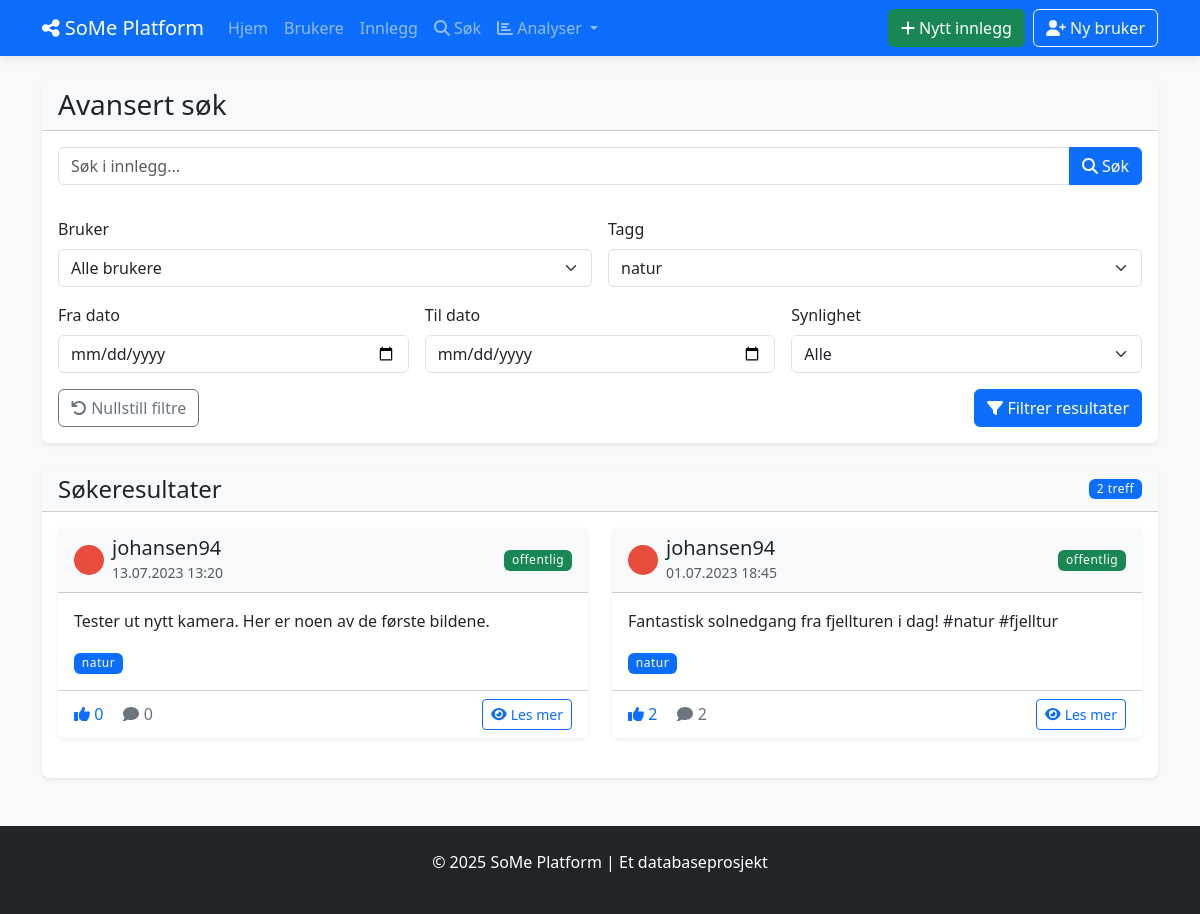
Screenshot of /search?tag_id=19 with the database file from the repository.
### tables this page shows
CREATE TABLE INNLEGG (
            innlegg_id INTEGER PRIMARY KEY AUTOINCREMENT,
            innhold TEXT NOT NULL,
            opprettet_dato DATETIME NOT NULL DEFAULT CURRENT_TIMESTAMP,
            oppdatert_dato DATETIME DEFAULT CURRENT_TIMESTAMP,
            synlighet TEXT NOT NULL DEFAULT 'offentlig',
            bruker_id INTEGER NOT NULL,
            FOREIGN KEY (bruker_id) REFERENCES BRUKERE(bruker_id) ON DELETE CASCADE
        );

### social_media_app/app.py (the view)
@app.route('/search', methods=['GET'])
def search():
    start_date = request.args.get('start_date', '')
    end_date = request.args.get('end_date', '')
    user_id = request.args.get('user_id', '')
    tag_id = request.args.get('tag_id', '')
    visibility = request.args.get('visibility', '')
    search_term = request.args.get('search_term', '')
    base_query = """
        SELECT i.*, b.brukernavn, b.profilbilde,
               (SELECT COUNT(*) FROM KOMMENTARER k WHERE k.innlegg_id = i.innlegg_id) AS comment_count,
               (SELECT COUNT(*) FROM REAKSJONER r WHERE r.innlegg_id = i.innlegg_id) AS reaction_count,
               GROUP_CONCAT(t.navn, ', ') as tags
        FROM INNLEGG i
        JOIN BRUKERE b ON i.bruker_id = b.bruker_id
        LEFT JOIN INNLEGG_TAGGER it ON i.innlegg_id = it.innlegg_id
        LEFT JOIN TAGGER t ON it.tag_id = t.tag_id
    """
    where_clauses = []
    query_params = []
    if start_date:
        where_clauses.append("i.opprettet_dato >= ?")
        query_params.append(start_date)
    if end_date:
        where_clauses.append("i.opprettet_dato <= ?")
        query_params.append(end_date + " 23:59:59")  # Include the whole day
    if user_id:
        where_clauses.append("i.bruker_id = ?")
        query_params.append(user_id)
    if tag_id:
        where_clauses.append("it.tag_id = ?")
        query_params.append(tag_id)
    if visibility:
        where_clauses.append("i.synlighet = ?")
        query_params.append(visibility)
    if search_term:
        where_clauses.append("i.innhold LIKE ?")
        query_params.append(f"%{search_term}%")
    if where_clauses:
        base_query += " WHERE " + " AND ".join(where_clauses)
    base_query += " GROUP BY i.innlegg_id ORDER BY i.opprettet_dato DESC"
    with Database() as db:
        results = []
        if any([start_date, end_date, user_id, tag_id, visibility, search_term]):
            results = db.fetchall(base_query, query_params)
            results = [format_date_fields(result, ['opprettet_dato', 'oppdatert_dato']) for result in results]
        users = db.fetchall("SELECT bruker_id, brukernavn FROM BRUKERE ORDER BY brukernavn")
        tags = db.fetchall("SELECT tag_id, navn FROM TAGGER ORDER BY navn")
    return render_template('search/results.html',
                          results=results,
                          users=users,
                          tags=tags,
                          filters={
                              'start_date': start_date,
                              'end_date': end_date,
                              'user_id': user_id,
                              'tag_id': tag_id,
                              'visibility': visibility,
                              'search_term': search_term
                          })

### social_media_app/app.py (called while the page is built)
def format_date_fields(item, date_fields=None):
    if not item:
        return None
    if not isinstance(item, dict):
        item = dict(item)
    if date_fields:
        for field in date_fields:
            if field in item and item[field]:
                try:
                    if 'T' in item[field]:  # ISO format
                        item[field] = datetime.fromisoformat(item[field].replace('Z', '+00:00'))
                    else:  # SQLite default format
                        item[field] = datetime.strptime(item[field], '%Y-%m-%d %H:%M:%S')
                except (ValueError, TypeError):
                    try:
                        item[field] = datetime.strptime(item[field], '%Y-%m-%d')
                    except (ValueError, TypeError):
                        pass  # Keep original if parsing fails
    return item

### social_media_app/db_config.py (called while the page is built)
    def __enter__(self):
        return self

    def __exit__(self, exc_type, exc_val, exc_tb):
        self.cursor.close()
        if self.conn:
            self.conn.close()

    def fetchall(self, sql, params=None):
        self.cursor.execute(sql, params or ())
        return self.cursor.fetchall()

### social_media_app/templates/search/results.html (shortened to what this page needs)
{% extends "base.html" %}
{% block content %}
<div class="card shadow-sm mb-4">
    <div class="card-header bg-light">
        <h1 class="h3 mb-0">Avansert søk</h1>
    </div>
    <div class="card-body">
        <form method="get" action="{{ url_for('search') }}" class="row g-3">
            <div class="col-md-12">
                <div class="input-group mb-3">
                    <input type="text" class="form-control" placeholder="Søk i innlegg..."
                           name="search_term" value="{{ filters.search_term }}">
                    <button class="btn btn-primary" type="submit">
                        <i class="fas fa-search"></i> Søk
                    </button>
                </div>
            </div>
            <div class="col-md-6">
                <label for="user_id" class="form-label">Bruker</label>
                <select class="form-select" id="user_id" name="user_id">
                    <option value="">Alle brukere</option>
                </select>
            </div>
            <div class="col-md-6">
                <label for="tag_id" class="form-label">Tagg</label>
                <select class="form-select" id="tag_id" name="tag_id">
                    {% for tag in tags %}
                        <option value="{{ tag.tag_id }}" {% if filters.tag_id|string == tag.tag_id|string %}selected{% endif %}>
                            {{ tag.navn }}
                        </option>
                    {% endfor %}
                </select>
            </div>
            <div class="col-md-4">
                <label for="start_date" class="form-label">Fra dato</label>
                <input type="date" class="form-control" id="start_date" name="start_date" value="{{ filters.start_date }}">
            </div>
            <div class="col-md-4">
                <label for="end_date" class="form-label">Til dato</label>
                <input type="date" class="form-control" id="end_date" name="end_date" value="{{ filters.end_date }}">
            </div>
            <div class="col-md-4">
                <label for="visibility" class="form-label">Synlighet</label>
                <select class="form-select" id="visibility" name="visibility">
                    <option value="">Alle</option>
                </select>
            </div>
            <div class="col-12 d-flex justify-content-between">
                <a href="{{ url_for('search') }}" class="btn btn-outline-secondary">
                    <i class="fas fa-undo"></i> Nullstill filtre
                </a>
                <button type="submit" class="btn btn-primary">
                    <i class="fas fa-filter"></i> Filtrer resultater
                </button>
            </div>
        </form>
    </div>
</div>
<div class="card shadow-sm">
    <div class="card-header bg-light d-flex justify-content-between align-items-center">
        <h2 class="h4 mb-0">Søkeresultater</h2>
        <span class="badge bg-primary">{{ results|length }} treff</span>
    </div>
    <div class="card-body">
        {% if results %}
            <div class="row">
                {% for post in results %}
                <div class="col-md-6 mb-4">
                    <div class="card h-100 shadow-sm">
                        <div class="card-header bg-light">
                            <div class="d-flex justify-content-between align-items-center">
                                <div class="d-flex align-items-center">
                                    <div class="me-2">
                                        {% if post.profilbilde %}
                                            <img src="{{ url_for('static', filename='uploads/' + post.profilbilde) }}"
                                                alt="{{ post.brukernavn }}" class="rounded-circle" width="30" height="30">
                                        {% else %}
                                            <div class="rounded-circle rounded-circle-placeholder">
                                                <i class="fas fa-user fa-sm text-white"></i>
                                            </div>
                                        {% endif %}
                                    </div>
                                    <div>
                                        <h5 class="card-title mb-0">{{ post.brukernavn }}</h5>
                                        <small class="text-muted">{{ post.opprettet_dato.strftime('%d.%m.%Y %H:%M') }}</small>
                                    </div>
                                </div>
                                <span class="badge {{ 'bg-success' if post.synlighet == 'offentlig' else 'bg-warning' }}">
                                    {{ post.synlighet }}
                                </span>
                            </div>
                        </div>
                        <div class="card-body">
                            <p class="card-text">
                                {% if post.innhold|length > 150 %}
                                    {{ post.innhold[:150] }}...
                                {% else %}
                                    {{ post.innhold }}
                                {% endif %}
                            </p>
                            {% if post.tags %}
                            <div class="mt-2">
                                {% for tag_name in post.tags.split(', ') %}
                                    <span class="badge bg-primary me-1">{{ tag_name }}</span>
                                {% endfor %}
                            </div>
                            {% endif %}
                        </div>
                        <div class="card-footer bg-white d-flex justify-content-between align-items-center">
                            <div>
                                <span class="text-primary me-3">
                                    <i class="fas fa-thumbs-up"></i> {{ post.reaction_count }}
                                </span>
                                <span class="text-secondary">
                                    <i class="fas fa-comment"></i> {{ post.comment_count }}
                                </span>
                            </div>
                            <a href="{{ url_for('view_post', post_id=post.innlegg_id) }}" class="btn btn-sm btn-outline-primary">
                                <i class="fas fa-eye"></i> Les mer
                            </a>
                        </div>
                    </div>
                </div>
                {% endfor %}
            </div>
        {% endif %}
    </div>
</div>
{% endblock %}

### social_media_app/static/style.css (style rules this page uses)
body { background-color: #f8f9fa; min-height: 100vh; display: flex; flex-direction: column; }
.card { border-radius: 0.5rem; border: none; transition: transform 0.2s, box-shadow 0.2s; }
.card .rounded-circle { object-fit: cover; }
.badge { font-weight: 500; letter-spacing: 0.5px; }

### rows the page displays
INNLEGG: brukernavn "johansen94", opprettet_dato "13.07.2023 13:20", synlighet "offentlig", innhold "Tester ut nytt kamera. Her er noen av de første bildene.", tag_name "natur", reaction_count "0", comment_count "0"
INNLEGG: brukernavn "johansen94", opprettet_dato "01.07.2023 18:45", synlighet "offentlig", innhold "Fantastisk solnedgang fra fjellturen i dag! #natur #fjelltur", tag_name "natur", reaction_count "2", comment_count "2"

### other values shown
{{ results|length }} "2"
form field tag_id "natur"
